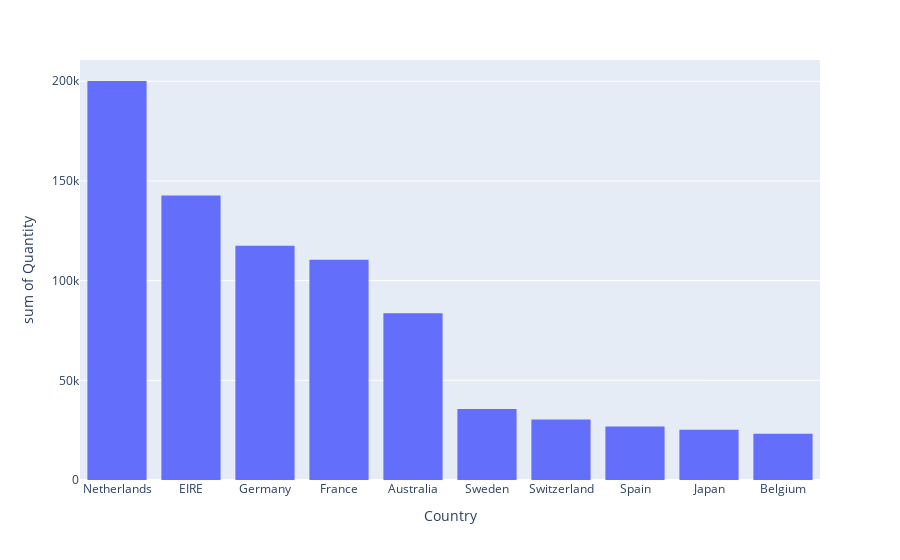

Notebook cell for this chart:
### Code cell
temp_df = df.groupby('Country')[['Quantity']].sum().sort_values('Quantity', ascending=False)
temp_df = temp_df.iloc[1:11]
temp_df

fig = px.histogram(temp_df,
                   x=temp_df.index,
                   y='Quantity')
fig.show()

### Figure 1 — Plotly figure (JSON) as saved in the notebook; plotly's stock layout.template omitted (floating-point values rounded to 4 significant figures)
{"data": [{"alignmentgroup": "True", "bingroup": "x", "histfunc": "sum", "hovertemplate": "Country=%{x}<br>sum of Quantity=%{y}<extra></extra>", "legendgroup": "", "marker": {"color": "#636efa", "pattern": {"shape": ""}}, "name": "", "offsetgroup": "", "orientation": "v", "showlegend": false, "type": "histogram", "x": ["Netherlands", "EIRE", "Germany", "France", "Australia", "Sweden", "Switzerland", "Spain", "Japan", "Belgium"], "xaxis": "x", "y": [200128, 142637, 117448, 110480, 83653, 35637, 30325, 26824, 25218, 23152], "yaxis": "y"}], "layout": {"barmode": "relative", "legend": {"tracegroupgap": 0}, "margin": {"t": 60}, "xaxis": {"anchor": "y", "domain": [0, 1], "title": {"text": "Country"}}, "yaxis": {"anchor": "x", "domain": [0, 1], "title": {"text": "sum of Quantity"}}}}
